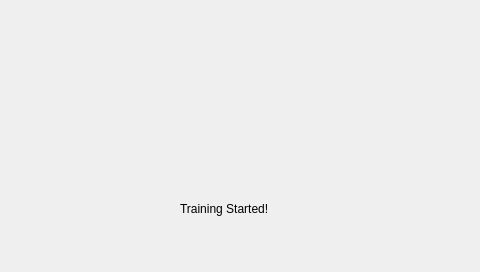
<?xml version="1.0" encoding="UTF-8"?>
<ui version="4.0">
 <class>Training</class>
 <widget class="QWidget" name="Training">
  <property name="geometry">
   <rect>
    <x>0</x>
    <y>0</y>
    <width>480</width>
    <height>272</height>
   </rect>
  </property>
  <property name="windowTitle">
   <string>Form</string>
  </property>
  <widget class="QLabel" name="label">
   <property name="geometry">
    <rect>
     <x>180</x>
     <y>200</y>
     <width>120</width>
     <height>17</height>
    </rect>
   </property>
   <property name="text">
    <string>Training Started!</string>
   </property>
  </widget>
 </widget>
 <resources/>
 <connections/>
</ui>
